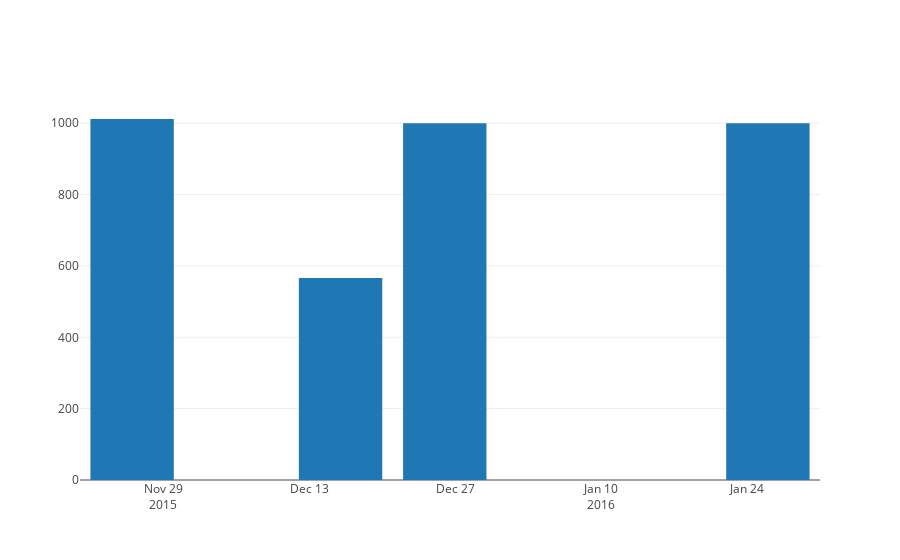

The notebook cell this image was saved under:
### Code cell
trace = go.Bar(
    x = dt2["data"],
    y = dt2["valor_divida"]
)
layout = go.Layout()
fig = go.Figure(data=[trace], layout=layout)
iplot(fig)

### Figure 1 — Plotly figure (JSON) as saved in the notebook; plotly's stock layout.template omitted (floating-point values rounded to 4 significant figures)
{"data": [{"type": "bar", "uid": "2192f5b5-d8c1-40c7-9d94-d840d758e7ab", "x": ["2016-01-26", "2015-12-26", "2015-12-16", "2015-11-26"], "y": [1000, 1000, 566, 1012]}], "layout": {}}
